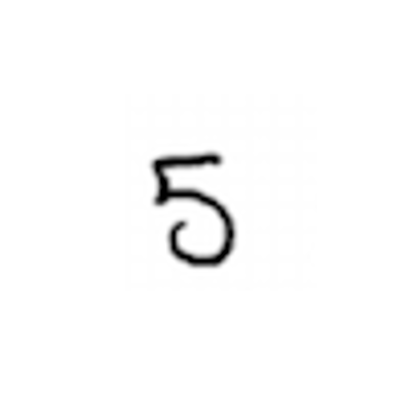
#> input picture image_data.png, 410 x 402 px, found by its file name
$ python image_process.py
#> lines starting #> are read from the running program, lines starting #| are printed output that depends on the picture
from PIL import Image
import numpy as np

# Function to convert to fixed-point with overflow/underflow checking
def to_fixed_point(value, fractional_bits=15):
    scale = 1 << fractional_bits
    max_val = (1 << (16 - 1)) - 1  # Max positive value for 16-bit signed
    min_val = -(1 << (16 - 1))     # Min negative value for 16-bit signed

    # Convert to fixed-point representation
    fixed_point_value = np.round(value * scale).astype(np.int32)

    # Check for overflow/underflow
    fixed_point_value = np.clip(fixed_point_value, min_val, max_val)

    return fixed_point_value.astype(np.int16)

# Load and preprocess the image
image_path = '/Users/sidupreti/Desktop/DNN_FPGA/image_data.png'
image = Image.open(image_path).convert('L')  # Convert to grayscale
image = image.resize((28, 28))  # Resize to 28x28
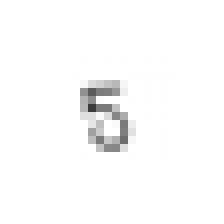
#> image: PIL image 28x28 L (shown 8 times larger); min 59, max 255, mean 250.7
image_array = np.array(image)

# Normalize pixel values to the range [-1, 1] (assuming the network expects normalized input)
normalized_image = image_array / 255.0 * 2 - 1  # Scale pixel values to [-1, 1]
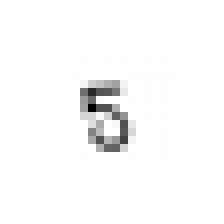
#> normalized_image: shape (28, 28) float64 (shown 8 times larger); min -0.537, max 1, mean 0.966; drawn with min black and max white

# Convert the normalized image to fixed-point
fixed_point_image = to_fixed_point(normalized_image, fractional_bits=15)

# Save the image to a .mem file in two's complement format
output_mem_file = '/Users/sidupreti/Desktop/DNN_FPGA/input_image.mem'
with open(output_mem_file, 'w') as f:
    for pixel in fixed_point_image.flatten():
        if pixel < 0:
            pixel = (1 << 16) + pixel  # Convert to two's complement
        f.write(f"{pixel:016b}\n")
#> this loop made 784 passes
#> pixel on passes 1 to 12: 32767, 32767, 32767, 32767, 32767, 32767, 32767, 32767, 32767, 32767, 32767, 32767

print(f"Image processed and saved to {output_mem_file} in two's complement format.")
